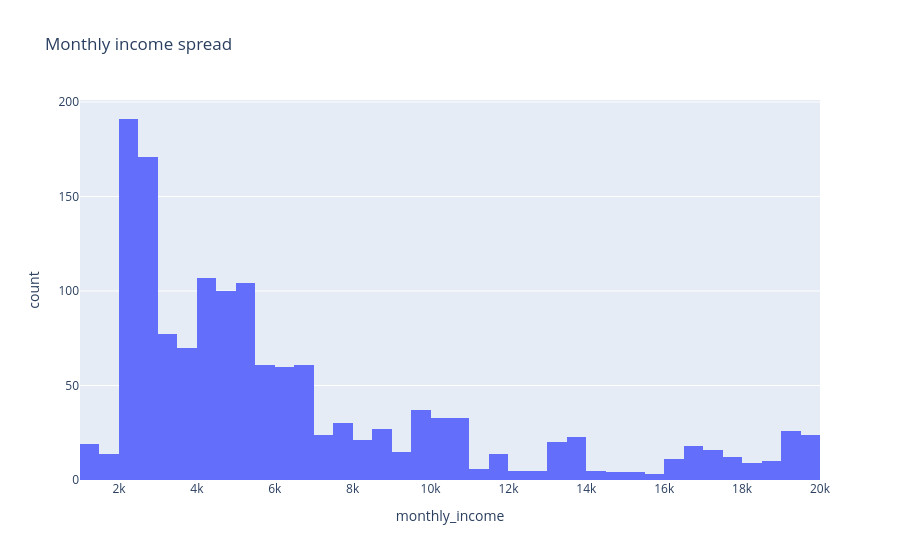

Notebook code cell kept with this figure:
### Markdown cell above
About 16% left. Worth remembering - if I build a model that just guesses 'No' every time it'll already be 84% accurate, which sounds good but is useless.

### Code cell
fig = px.histogram(df, x="monthly_income", nbins=40, title="Monthly income spread")
fig.show()

### Figure 1 — Plotly figure (JSON) as saved in the notebook; plotly's stock layout.template omitted (floating-point values rounded to 4 significant figures; data arrays with more than 128 entries replaced by an {"elided": "..."} marker saying what was removed)
{"data": [{"bingroup": "x", "hovertemplate": "monthly_income=%{x}<br>count=%{y}<extra></extra>", "legendgroup": "", "marker": {"color": "#636efa", "pattern": {"shape": ""}}, "name": "", "nbinsx": 40, "orientation": "v", "showlegend": false, "type": "histogram", "x": {"elided": "1470 int values"}, "xaxis": "x", "yaxis": "y"}], "layout": {"barmode": "relative", "legend": {"tracegroupgap": 0}, "title": {"text": "Monthly income spread"}, "xaxis": {"anchor": "y", "domain": [0, 1], "title": {"text": "monthly_income"}}, "yaxis": {"anchor": "x", "domain": [0, 1], "title": {"text": "count"}}}}
